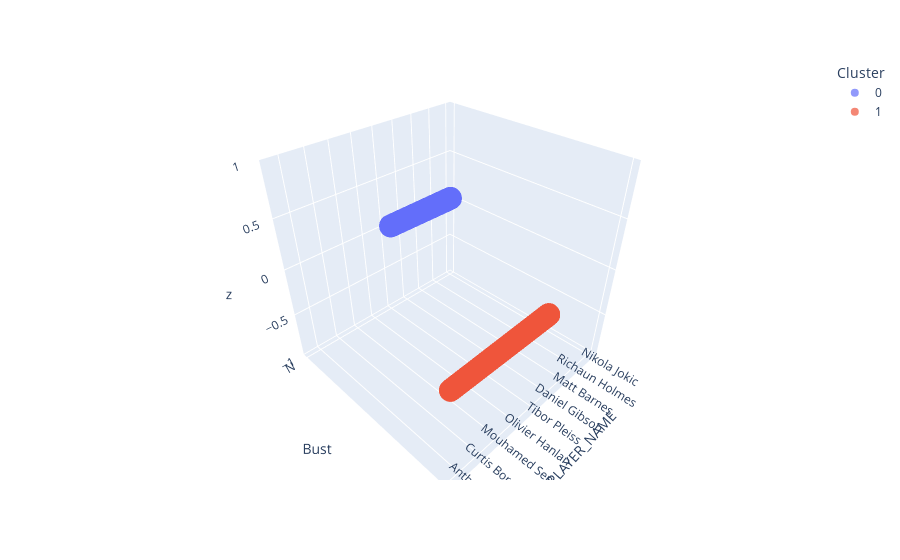

Write notebook code for a chart like this one.
### Code cell
import pandas as pd
import numpy as np
from kmodes.kmodes import KModes
import plotly.express as px

# Load data
df = pd.read_csv('C:\\Users\\beaud\\Downloads\\syr\\IST736\\players_with_busts3.csv')
df = df[df['Bust'].isin(['Y', 'N'])]
# Filter to 'Bust' column
X = df[['Bust']] 

# Drop rows with TBD values
X = X[X['Bust'] != 'TBD']

# Convert to categorical
X = X.astype('category')

# Create and fit KModes
km = KModes(n_clusters=2)
clusters = km.fit_predict(X)

# Add cluster to dataframe
df['Cluster'] = clusters
# Add z column
df['z'] = 0
# Create 3D scatter plot
fig = px.scatter_3d(df, x='PLAYER_NAME', y='Bust', z='z',
                    color='Cluster', opacity=0.7)

fig.show()

### Figure 1 — Plotly figure (JSON) as saved in the notebook; plotly's stock layout.template omitted (floating-point values rounded to 4 significant figures; data arrays with more than 128 entries replaced by an {"elided": "..."} marker saying what was removed)
{"data": [{"hovertemplate": "Cluster=0<br>PLAYER_NAME=%{x}<br>Bust=%{y}<br>z=%{z}<extra></extra>", "legendgroup": "0", "marker": {"color": "#636efa", "opacity": 0.7, "symbol": "circle"}, "mode": "markers", "name": "0", "scene": "scene", "showlegend": true, "type": "scatter3d", "x": {"elided": "521 str values"}, "y": {"elided": "521 str values"}, "z": {"elided": "521 int values"}}, {"hovertemplate": "Cluster=1<br>PLAYER_NAME=%{x}<br>Bust=%{y}<br>z=%{z}<extra></extra>", "legendgroup": "1", "marker": {"color": "#EF553B", "opacity": 0.7, "symbol": "circle"}, "mode": "markers", "name": "1", "scene": "scene", "showlegend": true, "type": "scatter3d", "x": {"elided": "671 str values"}, "y": {"elided": "671 str values"}, "z": {"elided": "671 int values"}}], "layout": {"legend": {"title": {"text": "Cluster"}, "tracegroupgap": 0}, "margin": {"t": 60}, "scene": {"domain": {"x": [0, 1], "y": [0, 1]}, "xaxis": {"title": {"text": "PLAYER_NAME"}}, "yaxis": {"title": {"text": "Bust"}}, "zaxis": {"title": {"text": "z"}}}}}
